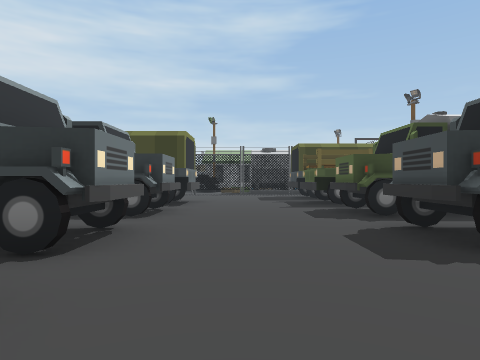
[1] (above)

24 first-person views from a walk through a Unity game level. The camera is 1.5 m above the floor, looks level and sees 75° across. The floor is counted in squares, 2 m on a side. Each view is taken from the middle of a square. On the plan, view 1 faces up. The plan holds only what a view shows up to about 10 squares ahead; the rest is blank. The place goes on beyond the plan.

[2]
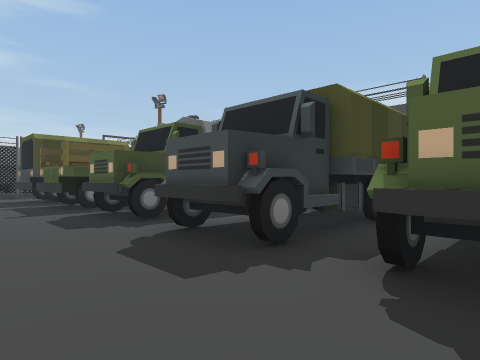

[3]
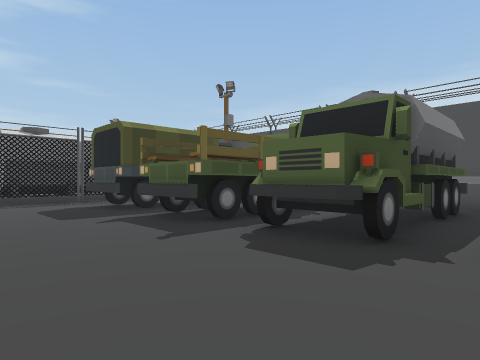

[4]
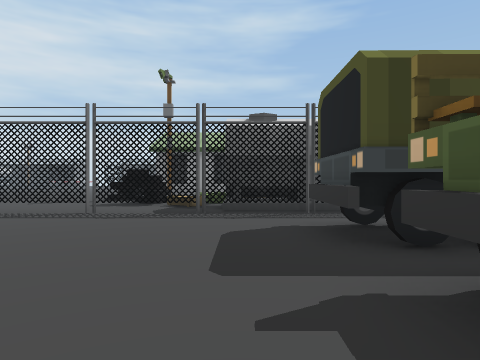

[5]
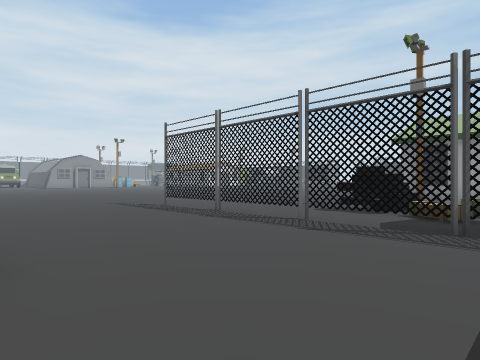

[6]
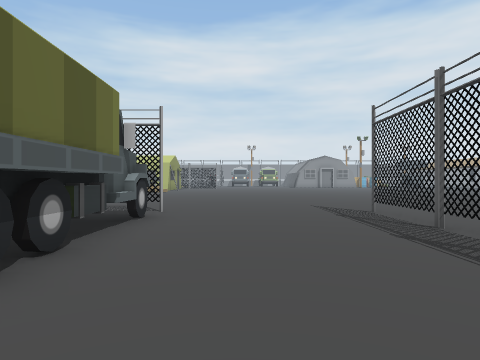

[7]
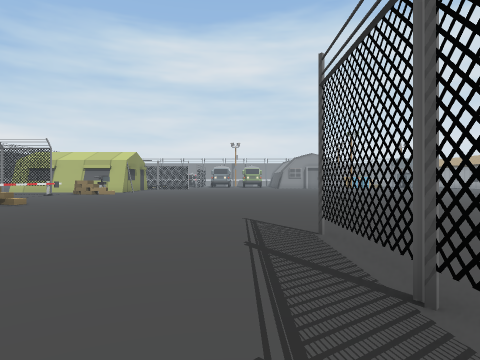

[8]
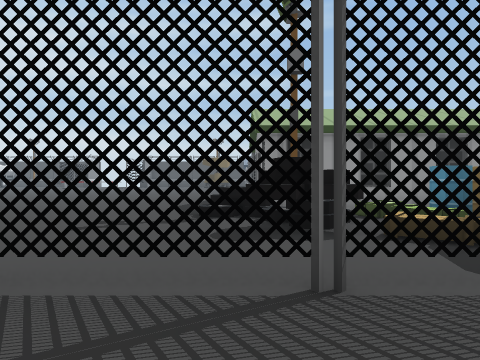

[9]
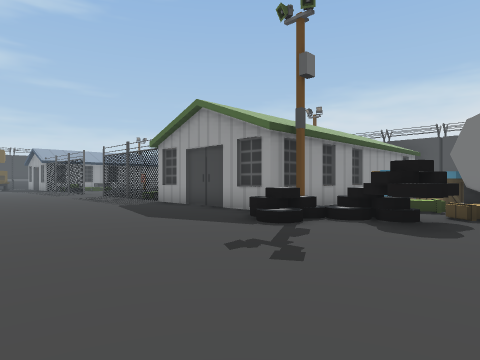

[10]
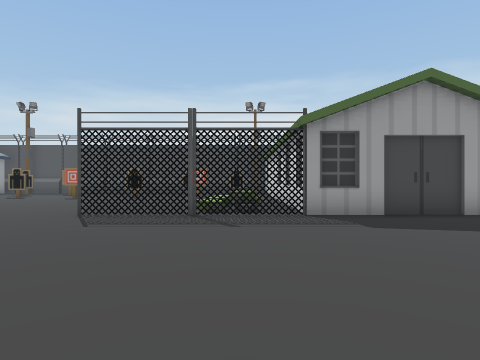

[11]
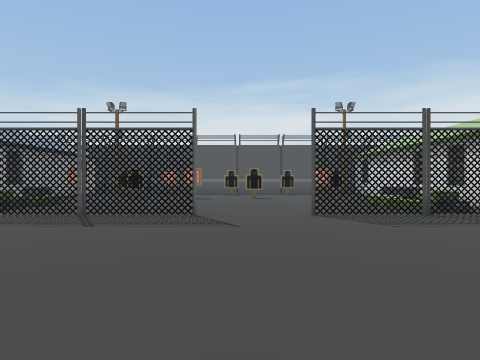

[12]
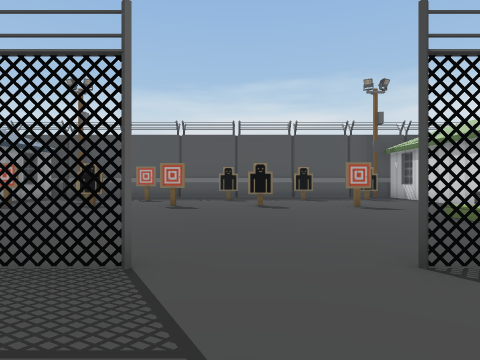

[13]
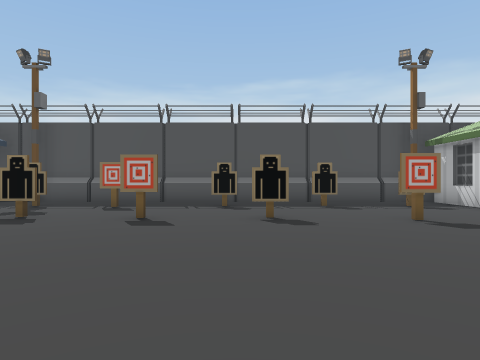

[14]
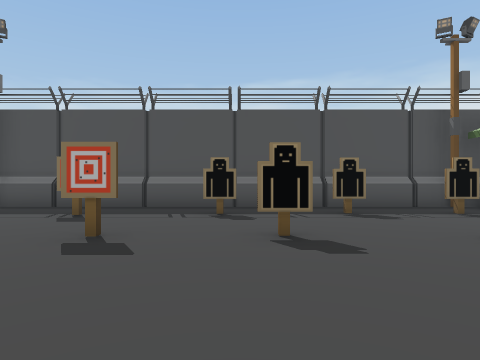

[15]
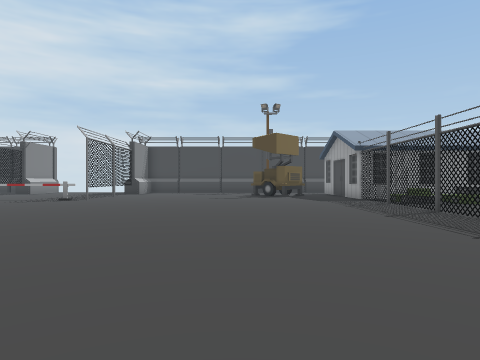

[16]
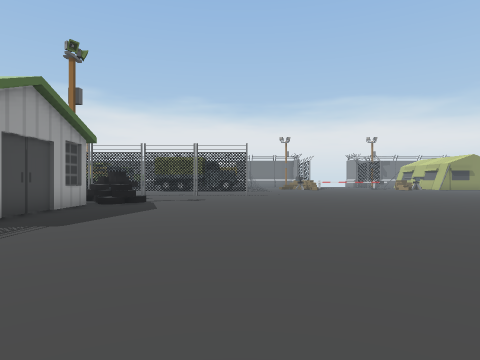

[17]
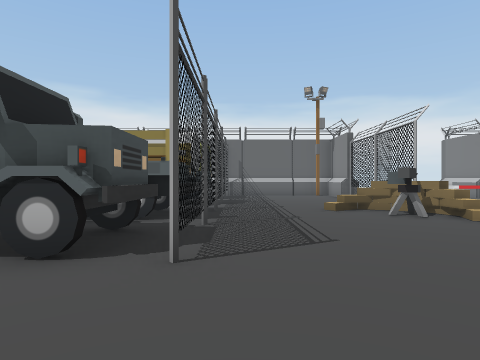

[18]
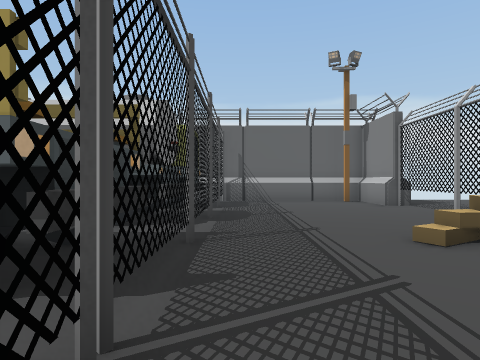

[19]
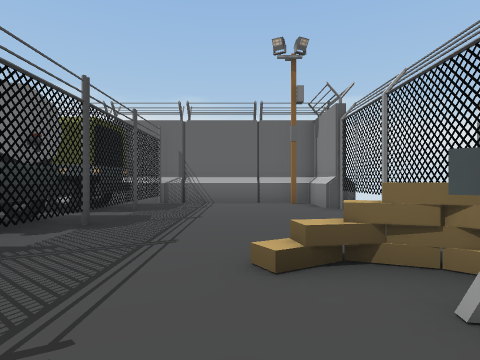

[20]
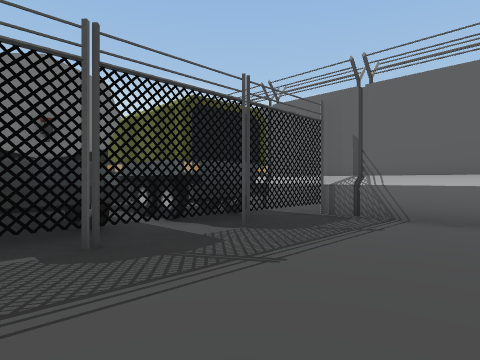

[21]
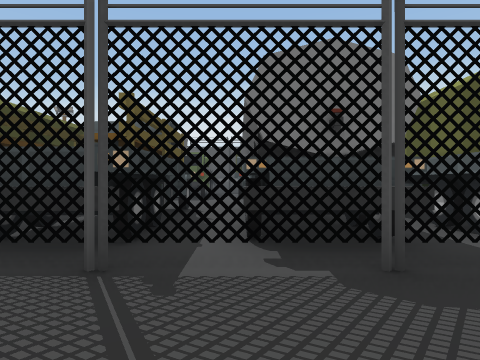

[22]
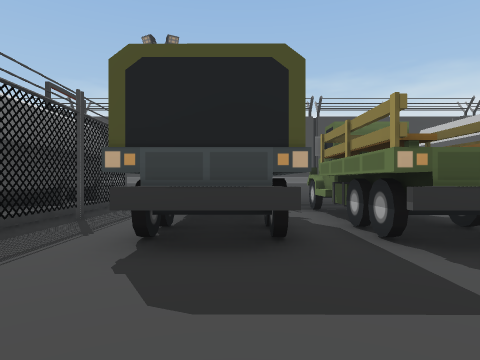

[23]
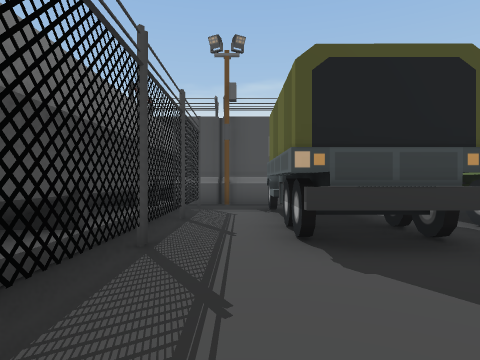

[24]
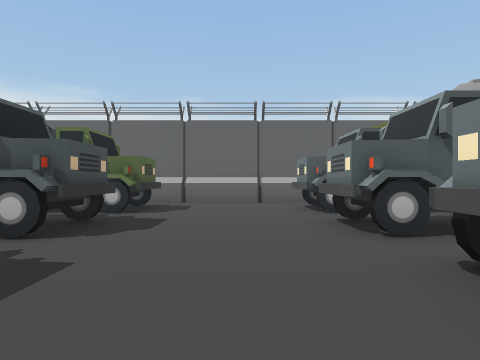

### Floor plan
Key: @ floor where view 1 was taken; # wall or solid block; . main floor; : floor 0.5 m higher than the main floor; + floor 1.75 m higher than the main floor; / step, stairs or slope; = window, fence, low wall or low ledge; T truck; C crate; B barrel; A box; O other object.
Columns run from 14 left of view 1 to 9 right of it. Each row starts with its distance up from view 1.
 39 ............=O:O ....#.#
 38 ............=..........#
 37  ...........=.....#....#
 36  ...........=........#.#
 35   ..........=.....#....#
 34    .........=..........#
 33     .................#.#
 32     ..............#....#
 31      .......=........#.#
 30       ......=.....#....#
 29      .......=///.......#
 28     ........=O/A ....#.#
 27     ........=...   ....#
 26    .........####  ######
 25   ..........#
 24  ...........#
 23  ...........#
 22 ............#####
 21 ..........//  C B
 20  ..........OO/CBB
 19  ........../+.CCCOO
 18  ........../OCC##  ##
 17  ..............####### #
 16  ......==#====#====#==.#
 15  ......................#
 14  ................TTTTT.#
 13  ................TTT
 12  ....................
 11  ......TTTTTT....TTTTT.#
 10  ......TTT  T....TTT  .#
  9  ......TTT TT........
  8   O....TTTTTT....TTTTT.
  7   O....TTTTTT....TTTTT.#
  6 ##OO...TTTT............#
  5  O.....TTTTTT....TT TT.
  4  O.....TT TTT....TT
  3  O.....TTT TT......#TT
  2 .O.....TTT#TT....TT
  1 .=.....TT TTT....TT
  0 .#.....TTT TT.@..T
 -1  ##....=..  ......
 -2     ######

Where each view was taken, in squares from view 1:
view 1: 0 up, 0 right, facing up
view 2: 1 up, 0 right, facing up-right
view 3: 5 up, 1 left, facing up-right
view 4: 9 up, 1 right, facing up
view 5: 11 up, 1 right, facing up-left
view 6: 13 up, 0 right, facing left
view 7: 15 up, 3 left, facing left
view 8: 14 up, 3 left, facing up
view 9: 17 up, 8 left, facing up-right
view 10: 28 up, 9 left, facing right
view 11: 33 up, 9 left, facing right
view 12: 33 up, 5 left, facing right
view 13: 33 up, 2 left, facing right
view 14: 33 up, 0 right, facing right
view 15: 29 up, 7 left, facing up
view 16: 31 up, 7 left, facing down
view 17: 14 up, 8 left, facing down
view 18: 10 up, 8 left, facing down
view 19: 9 up, 10 left, facing down
view 20: 5 up, 11 left, facing down-right
view 21: 5 up, 10 left, facing right
view 22: 13 up, 1 left, facing right
view 23: 15 up, 1 left, facing right
view 24: 9 up, 0 right, facing down
